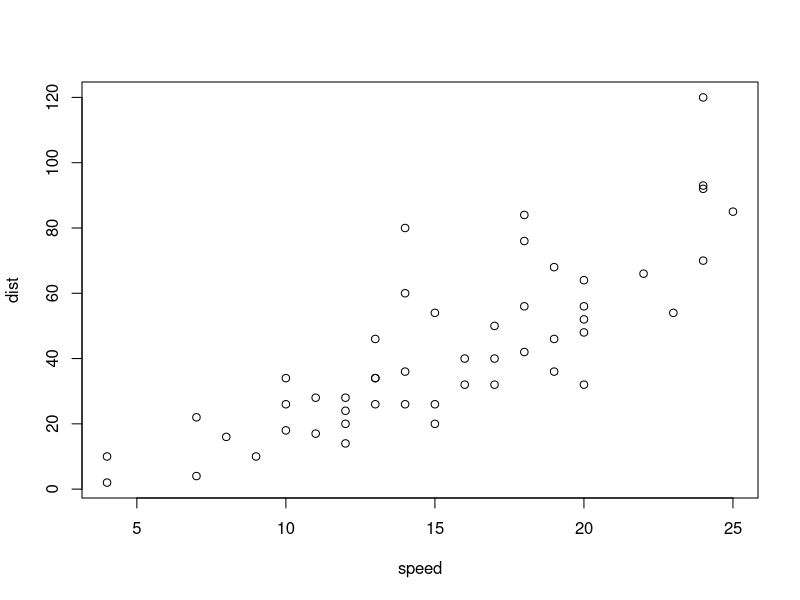
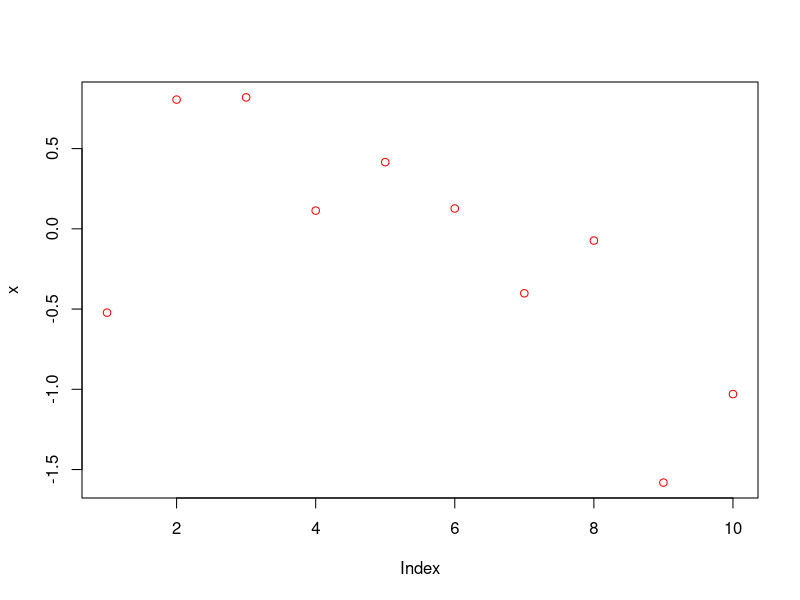
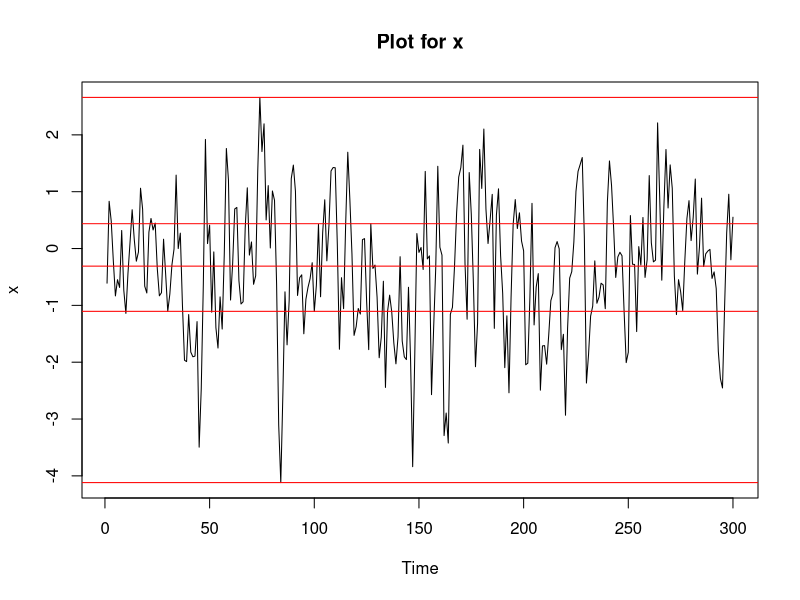
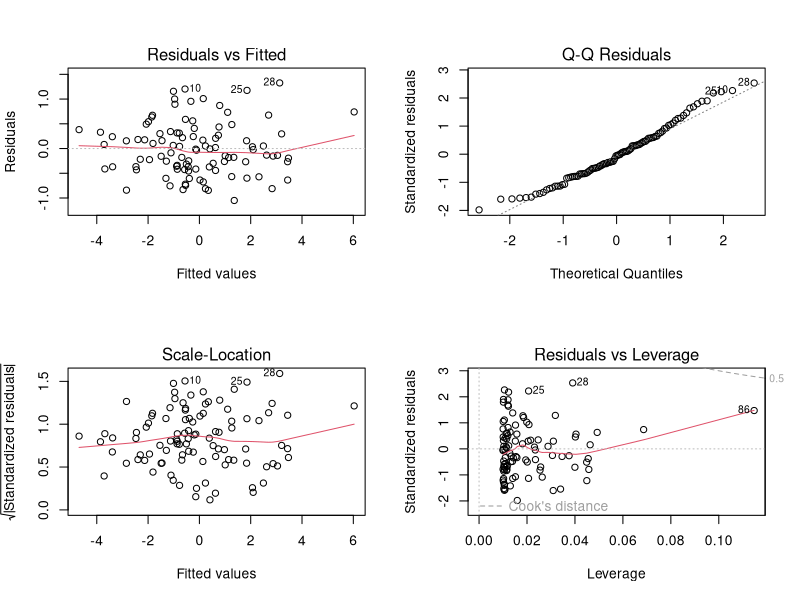

Source code (R) for these figures, in order:
## ---- chunk 1
summary(cars)
## ---- chunk 2
plot(cars)
## ---- chunk 3
x <- rnorm(10)
x
## ---- chunk 4
plot(x,col="red")
## ---- chunk 5
x <- arima.sim(model = list(ar=0.5,ma=0.1),n = 300)
plot(x,main="Plot for x")
abline(h=quantile(x),col="red")
## ---- chunk 6
x <- rnorm(100)
y <- 2*x+rnorm(100)*0.5
m <- lm(y~x)
par(mfrow=c(2,2))
plot(m,ask=FALSE)
